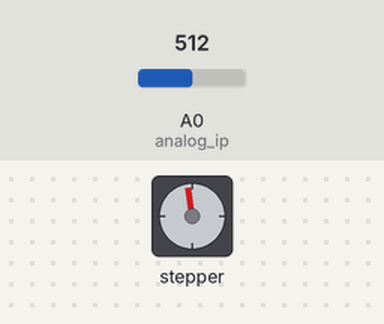
Recording of a sketch running on a simulated Arduino Uno, built with avr-gcc and run on an emulated ATmega328P. On the bench: stepper motor. Wiring (inferred from the names in the program): stepper motor driver (200 steps per turn assumed): step pin 5; direction pin 4. Inputs (shaded band) come from the test bench; at power-on: A0 (analog_ip) = 512. What the sketch prints to the serial monitor is not drawn.

Above: at 6.2 s.
6.3 s: A0 (analog_ip) set to 987
At 8.0 s:
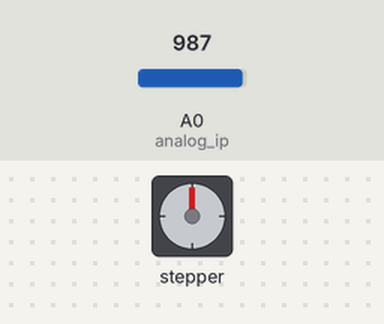
9.3 s: A0 (analog_ip) set to 1017
At 9.63 s:
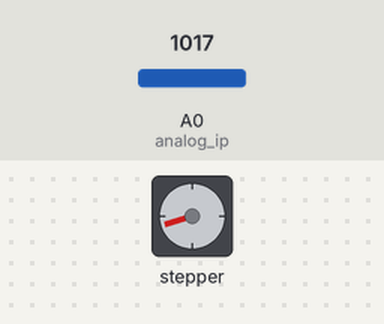
12.3 s: A0 (analog_ip) set to 20
At 12.9 s:
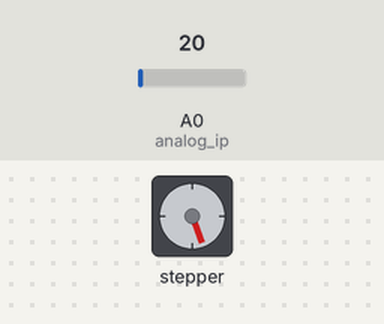
15.3 s: A0 (analog_ip) set to 306
At 15.46 s:
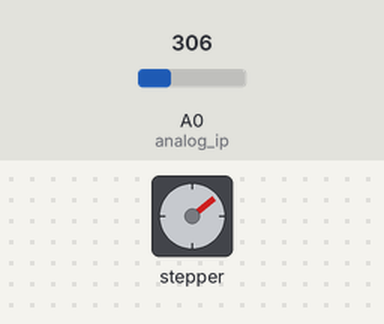
18.3 s: A0 (analog_ip) set to 1023
24.3 s: A0 (analog_ip) set to 900
Timing chart, 0 to 28.3 s (numbered marks = the images above; inputs shaded):
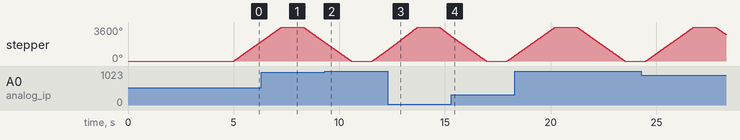

The sketch:

stepper_feather_noStop_velostat.ino
```cpp
// Define stepper motor connections and steps per revolution:
#define dirPin 4
#define stepPin 5
#define stepsPerRevolution 200


//define end position, start position and variables to change directions
#define pos1 0;
#define pos2 100;
#define rotationsToEnd 10
bool travelingLeft = true;
bool travelingRight = false;
int currentRotations = 0;
//steps to move for one full movement
int currentSteps = 0;
int stepsFullRange = 2000;


//velostat
const int analog_ip = A0;
float inputVal = 0.;

void setup() {
  Serial.begin(115200);

  // Declare pins as output:
  pinMode(stepPin, OUTPUT);
  pinMode(dirPin, OUTPUT);

//delay to plug in motor
for(int i=0; i<5; i++){
     delay(1000);
     Serial.print(".");
}


}
void loop() {
//    inputVal = analogRead(analog_ip);
//    String valueToString = String(inputVal);
//    Serial.println("Velostat Value= " + valueToString);
  // Set the away from motor
  // Traveling to the left
  if(currentSteps < stepsFullRange && travelingLeft ==true){
  digitalWrite(dirPin, HIGH);
  fullMovement();
  currentRotations++;
  //if you've reached the pulley end of the platform
if(currentSteps == stepsFullRange){
  travelingLeft =false;
  currentSteps=0;
}
  }
  // traveling right
  else if(currentSteps < stepsFullRange && travelingLeft ==false){
        digitalWrite(dirPin, LOW);
  // Spin the stepper motor 1 revolution slowly:
  fullMovement();
    currentRotations++;
   //if you've reached the pulley end of the platform
if(currentSteps == stepsFullRange){
  travelingLeft =true;
  currentSteps=0;
}
  }
 Serial.println(String(currentRotations));
  delay(1000);

}


  void fullMovement(){
    for (int i = 0; i < stepsFullRange; i++) {

      if(currentSteps% 5 == 0 && analogRead(analog_ip)>= 30.0){
            String valueToString = String(analogRead(analog_ip));
            Serial.println("Velostat Value= " + valueToString);
      }
    // These four lines result in 1 step:
    digitalWrite(stepPin, HIGH);
    digitalWrite(stepPin, LOW);
    delay(1);
    currentSteps++;
  }
}
```

Measured:
- the behaviour switches between 999 and 1000 on A0 (analog_ip) (found by bisection; images 1 and 2)
